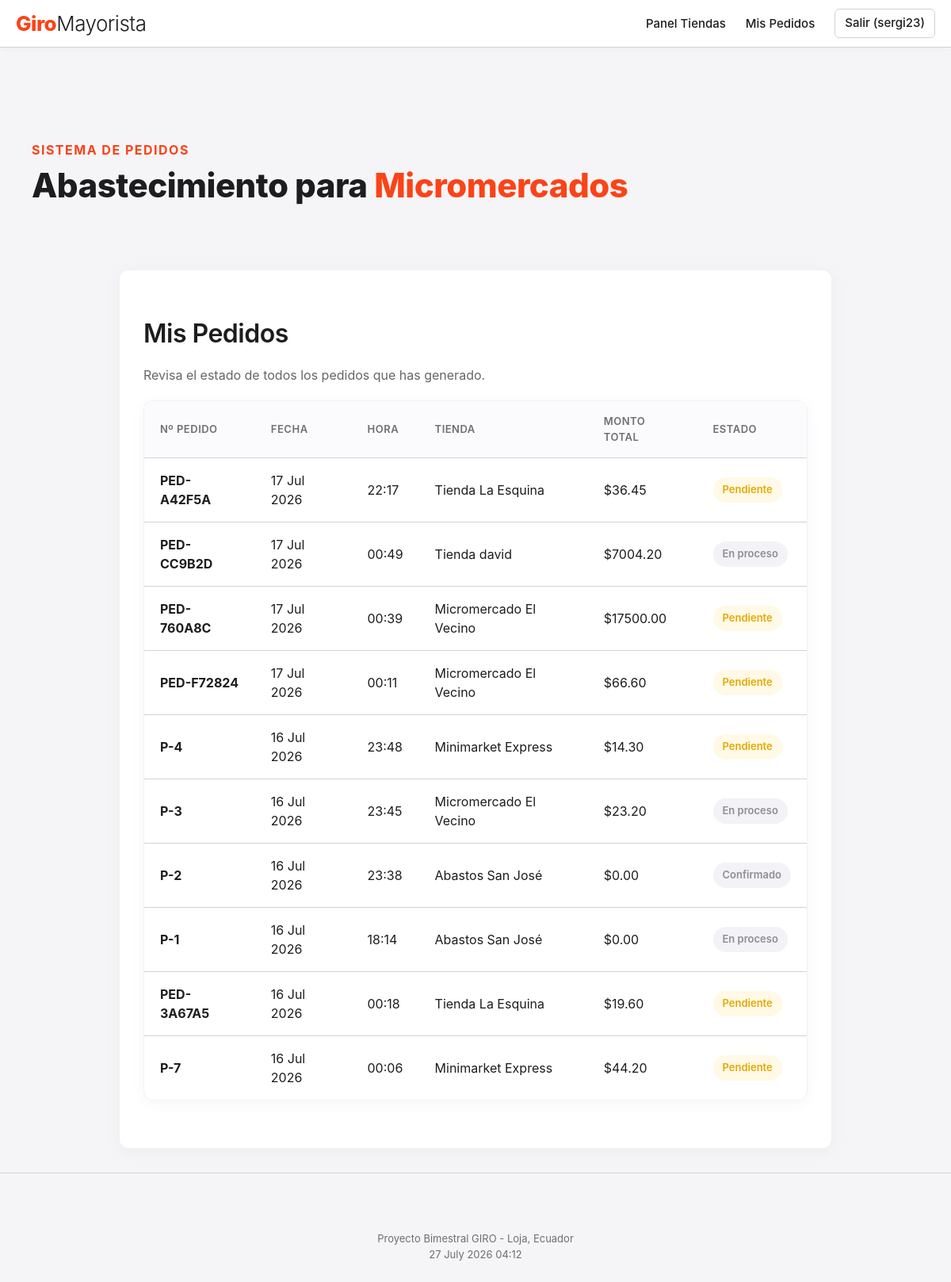
Page /mis-pedidos/ (signed in) on the committed database.
### appGiro/models.py (models this page shows, shortened)
class Pedido(models.Model):
    ESTADO_CHOICES = [
        ('Pendiente', 'Pendiente'),
        ('En proceso', 'En proceso'),
        ('Enviado', 'Enviado'),
        ('En ruta', 'En ruta'),
        ('Entregado', 'Entregado'),
    ]
    numeroPedido = models.CharField(max_length=50, unique=True)
    estado = models.CharField(max_length=50, choices=ESTADO_CHOICES, default='Pendiente')
    rutaAsignada = models.CharField(max_length=100, choices=RUTAS_CHOICES, null=True, blank=True)
    estaOffline = models.BooleanField(default=False)
    fecha = models.DateField()
    hora = models.TimeField()
    totalMonto = models.FloatField()
    cliente = models.ForeignKey(Cliente, on_delete=models.CASCADE, related_name="pedidos")
    vendedor = models.ForeignKey(Vendedor, on_delete=models.CASCADE, related_name="pedidos")
    proveedor = models.ForeignKey(Proveedor, on_delete=models.CASCADE, related_name="pedidos", null=True, blank=True)

class Cliente(models.Model):
    nombreTienda = models.CharField(max_length=100)
    propietario = models.CharField(max_length=100)
    direccion = models.CharField(max_length=200)
    coordenadas = models.CharField(max_length=100)
    historialPedidos = models.TextField()
    rutaId = models.CharField(max_length=100, choices=RUTAS_CHOICES)

### appGiro/views.py (the view)
# urls.py: path('mis-pedidos/', views.mis_pedidos, name='mis_pedidos'),
@login_required(login_url='/login/')
def mis_pedidos(request):
    try:
        vendedor = request.user.vendedor
        pedidos = Pedido.objects.filter(vendedor=vendedor).order_by('-fecha', '-hora')
    except:
        pedidos = []
    return render(request, 'mis_pedidos.html', {'pedidos': pedidos})

### appGiro/templates/mis_pedidos.html (shortened to what this page needs)
{% extends 'master.html' %}
{% block content %}
<div class="card-container" style="max-width: 900px; margin: 0 auto;">
    <h2>Mis Pedidos</h2>
    <p style="color: #666; margin-bottom: 20px;">Revisa el estado de todos los pedidos que has generado.</p>
    <table class="apple-table">
        <thead>
            <tr>
                <th>Nº Pedido</th>
                <th>Fecha</th>
                <th>Hora</th>
                <th>Tienda</th>
                <th>Monto Total</th>
                <th>Estado</th>
            </tr>
        </thead>
        <tbody>
            {% for pedido in pedidos %}
            <tr>
                <td><strong>{{ pedido.numeroPedido }}</strong></td>
                <td>{{ pedido.fecha|date:"d M Y" }}</td>
                <td>{{ pedido.hora|time:"H:i" }}</td>
                <td>{{ pedido.cliente.nombreTienda }}</td>
                <td>${{ pedido.totalMonto|floatformat:2 }}</td>
                <td>
                    <span class="badge {% if pedido.estado == 'Entregado' %}badge-green{% elif pedido.estado == 'Pendiente' %}badge-yellow{% else %}badge-gray{% endif %}">
                        {{ pedido.estado }}
                    </span>
                </td>
            </tr>
            {% empty %}
            <tr>
                <td colspan="6" style="text-align: center; color: #888; padding: 20px;">
                    No has registrado ningún pedido aún.
                </td>
            </tr>
            {% endfor %}
        </tbody>
    </table>
</div>
{% endblock %}

### appGiro/templates/master.html (shortened to what this page needs)
<!DOCTYPE html>
<html lang="es">
<head>
    {% load static %}
    <link rel="stylesheet" href="{% static 'css/style.css' %}">
</head>
<body>
    <header class="header-area">
        <div class="container">
            <div class="row">
                <div class="col-12">
                    <nav class="main-nav">
                        <a href="{% url 'index' %}" class="logo">
                            <h4>Giro<span>Mayorista</span></h4>
                        </a>
            <ul class="nav">
              {% if user.is_authenticated %}
                  <li><a href="{% url 'index' %}">Panel Tiendas</a></li>
                  {% if user.is_superuser %}
                      <li><a href="{% url 'crear_vendedor' %}">Nuevo Trabajador</a></li>
                      <li><a href="{% url 'crear_cliente' %}">Nueva Tienda</a></li>
                      <li><a href="{% url 'dashboard_admin' %}" class="btn-primary">Dashboard</a></li>
                  {% else %}
                      <li><a href="{% url 'mis_pedidos' %}">Mis Pedidos</a></li>
                  {% endif %}
                  <li><a href="{% url 'logout' %}" class="btn-secondary">Salir ({{ user.username }})</a></li>
              {% else %}
                  <li><a href="{% url 'landing' %}">Inicio</a></li>
                  <li><a href="{% url 'login' %}">Ingresar</a></li>
                  <li><a href="{% url 'registro' %}" class="btn-primary">Únete</a></li>
              {% endif %}
            </ul>
                    </nav>
                </div>
            </div>
        </div>
    </header>
    <div class="main-banner" id="top">
        <div class="container">
            <div class="row">
                <div class="col-lg-12">
                    <div class="left-content header-text">
                        <h6>Sistema de Pedidos</h6>
                        <h2>Abastecimiento para <em>Micromercados</em></h2>
                    </div>
                </div>
            </div>
        </div>
    </div>
    <div id="services" class="our-services section">
        <div class="container">
            <div class="row">
                <div class="col-lg-12">
                    {% block content %}
                    {% endblock %}
                </div>
            </div>
        </div>
    </div>
    <hr>
    <footer>
        <div class="container">
            <div class="row">
                <div class="col-lg-12">
                    <p>Proyecto Bimestral GIRO - Loja, Ecuador
                        <br>{% now "j F Y H:i" %}
                    </p>
                </div>
            </div>
        </div>
    </footer>
</body>
</html>

### appGiro/static/css/style.css (style rules this page uses)
:root { --primary-color: #FB4318; --primary-hover: #e03b13; --secondary-color: #FFC22F; --text-link: #C43312; --background-color: #f5f5f7; --card-bg: #ffffff; --text-main: #1d1d1f; --text-muted: #6e6e73; --border-color: #d2d2d7; --border-radius: 12px; --font-family: -apple-system, BlinkMacSystemFont, "Segoe UI", Roboto, Helvetica, Arial, sans-serif; }
* { box-sizing: border-box; }
body { background-color: var(--background-color); font-family: var(--font-family); color: var(--text-main); margin: 0; padding: 0; line-height: 1.5; }
.container { max-width: 1200px; margin: 0 auto; padding: 0 20px; }
ul, li { list-style: none; padding: 0; margin: 0; }
h1, h2, h3, h4, h5, h6 { font-weight: 600; color: var(--text-main); }
h2 { font-size: 32px; margin-bottom: 10px; letter-spacing: -0.5px; }
a { color: var(--text-link); text-decoration: none; transition: color 0.2s ease; }
.btn-secondary { background-color: transparent; color: var(--text-main) !important; border: 1px solid var(--border-color); border-radius: 6px; padding: 6px 12px; font-size: 13px; font-weight: 500; cursor: pointer; text-decoration: none; display: inline-block; transition: all 0.2s ease; }
.header-area { background-color: var(--card-bg); border-bottom: 1px solid var(--border-color); padding: 10px 0; box-shadow: 0 1px 10px rgba(0,0,0,0.03); margin-bottom: 40px; }
.main-nav { display: flex; justify-content: space-between; align-items: center; width: 100%; }
.logo { display: inline-block; text-decoration: none; }
.logo h4 { margin: 0; font-size: 26px; font-weight: 800; color: var(--primary-color); letter-spacing: -0.5px; }
.logo span { color: var(--text-main); font-weight: 300; }
.nav { display: flex; align-items: center; gap: 25px; flex-wrap: wrap; }
.nav li a { color: var(--text-main); font-weight: 500; font-size: 15px; text-decoration: none; }
.main-banner { padding: 40px 20px; text-align: left; margin-bottom: 40px; }
.main-banner h6 { font-size: 16px; text-transform: uppercase; color: var(--primary-color); letter-spacing: 1.5px; margin-bottom: 8px; font-weight: 700; }
.main-banner h2 { font-size: 42px; font-weight: 800; color: var(--text-main); margin: 0; line-height: 1.2; }
.main-banner em { font-style: normal; color: var(--primary-color); }
.card-container, .formulario-encabezado { background-color: var(--card-bg); border-radius: var(--border-radius); padding: 30px; box-shadow: 0 4px 20px rgba(0, 0, 0, 0.04); margin-bottom: 30px; border: 1px solid rgba(0,0,0,0.05); }
table { width: 100%; border-collapse: separate; border-spacing: 0; margin-bottom: 30px; background: var(--card-bg); border-radius: var(--border-radius); overflow: hidden; box-shadow: 0 4px 20px rgba(0, 0, 0, 0.04); border: 1px solid rgba(0,0,0,0.05); }
th, td { padding: 16px 20px; text-align: left; border-bottom: 1px solid var(--border-color); }
th { background-color: #fbfbfd; font-weight: 600; color: var(--text-muted); font-size: 13px; text-transform: uppercase; letter-spacing: 0.5px; }
tr:last-child td { border-bottom: none; }
.badge { padding: 6px 12px; border-radius: 20px; font-size: 13px; font-weight: 600; display: inline-block; }
.badge-yellow { background-color: #fff9e6; color: #e6a800; }
.badge-gray { background-color: #f2f2f7; color: #8e8e93; }
hr { border: none; border-top: 1px solid var(--border-color); margin: 30px 0; }
footer { text-align: center; padding: 30px; color: var(--text-muted); font-size: 13px; }

### rows in the picture
Pedido: numeroPedido "PED-A42F5A", fecha "17 Jul 2026", hora "22:17", cliente.nombreTienda "Tienda La Esquina", totalMonto "36.45", estado "Pendiente"
Pedido: numeroPedido "PED-CC9B2D", fecha "17 Jul 2026", hora "00:49", cliente.nombreTienda "Tienda david", totalMonto "7004.20", estado "En proceso"
Pedido: numeroPedido "PED-760A8C", fecha "17 Jul 2026", hora "00:39", cliente.nombreTienda "Micromercado El Vecino", totalMonto "17500.00", estado "Pendiente"
Pedido: numeroPedido "PED-F72824", fecha "17 Jul 2026", hora "00:11", cliente.nombreTienda "Micromercado El Vecino", totalMonto "66.60", estado "Pendiente"
Pedido: numeroPedido "P-4", fecha "16 Jul 2026", hora "23:48", cliente.nombreTienda "Minimarket Express", totalMonto "14.30", estado "Pendiente"
Pedido: numeroPedido "P-3", fecha "16 Jul 2026", hora "23:45", cliente.nombreTienda "Micromercado El Vecino", totalMonto "23.20", estado "En proceso"
Pedido: numeroPedido "P-2", fecha "16 Jul 2026", hora "23:38", cliente.nombreTienda "Abastos San José", totalMonto "0.00", estado "Confirmado"
Pedido: numeroPedido "P-1", fecha "16 Jul 2026", hora "18:14", cliente.nombreTienda "Abastos San José", totalMonto "0.00", estado "En proceso"
Pedido: numeroPedido "PED-3A67A5", fecha "16 Jul 2026", hora "00:18", cliente.nombreTienda "Tienda La Esquina", totalMonto "19.60", estado "Pendiente"
Pedido: numeroPedido "P-7", fecha "16 Jul 2026", hora "00:06", cliente.nombreTienda "Minimarket Express", totalMonto "44.20", estado "Pendiente"

### other values in the picture
{{ user.username }} "sergi23"
